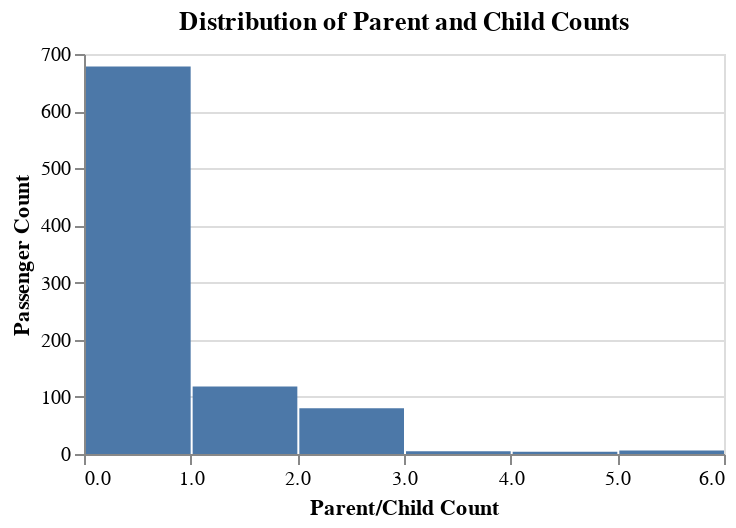

Source (notebook cell):
### Markdown cell above
## Part 2: Initial Exploration

Using your visualization library of choice, let's first look at some features in isolation. Generate visualizations showing:

- A comparison of the total number of passengers who survived compared to those that died.
- A comparison of the total number of males compared to females
- A histogram showing the distribution of sibling/spouse counts
- A histogram showing the distribution of parent/child counts

### Code cell
alt.Chart(titanic).mark_bar().encode(
    x=alt.X('Parch:Q', bin=alt.Bin(step=1), title='Parent/Child Count'),
    y=alt.Y('count()', title='Passenger Count')
).properties(
    width=320,
    height=200,
    title='Distribution of Parent and Child Counts'
)

### Figure 1 — Vega-Lite specification as saved in the notebook (floating-point values rounded to 4 significant figures; data arrays with more than 128 entries replaced by an {"elided": "..."} marker saying what was removed)
{"config": {"view": {"continuousWidth": 300, "continuousHeight": 300}}, "data": {"name": "data-51fd94c81f34d96954efc4d516b8f939"}, "mark": {"type": "bar"}, "encoding": {"x": {"bin": {"step": 1}, "field": "Parch", "title": "Parent/Child Count", "type": "quantitative"}, "y": {"aggregate": "count", "title": "Passenger Count", "type": "quantitative"}}, "height": 200, "title": "Distribution of Parent and Child Counts", "width": 320, "$schema": "https://vega.github.io/schema/vega-lite/v5.20.1.json", "datasets": {"data-51fd94c81f34d96954efc4d516b8f939": {"elided": "891 records"}}}
